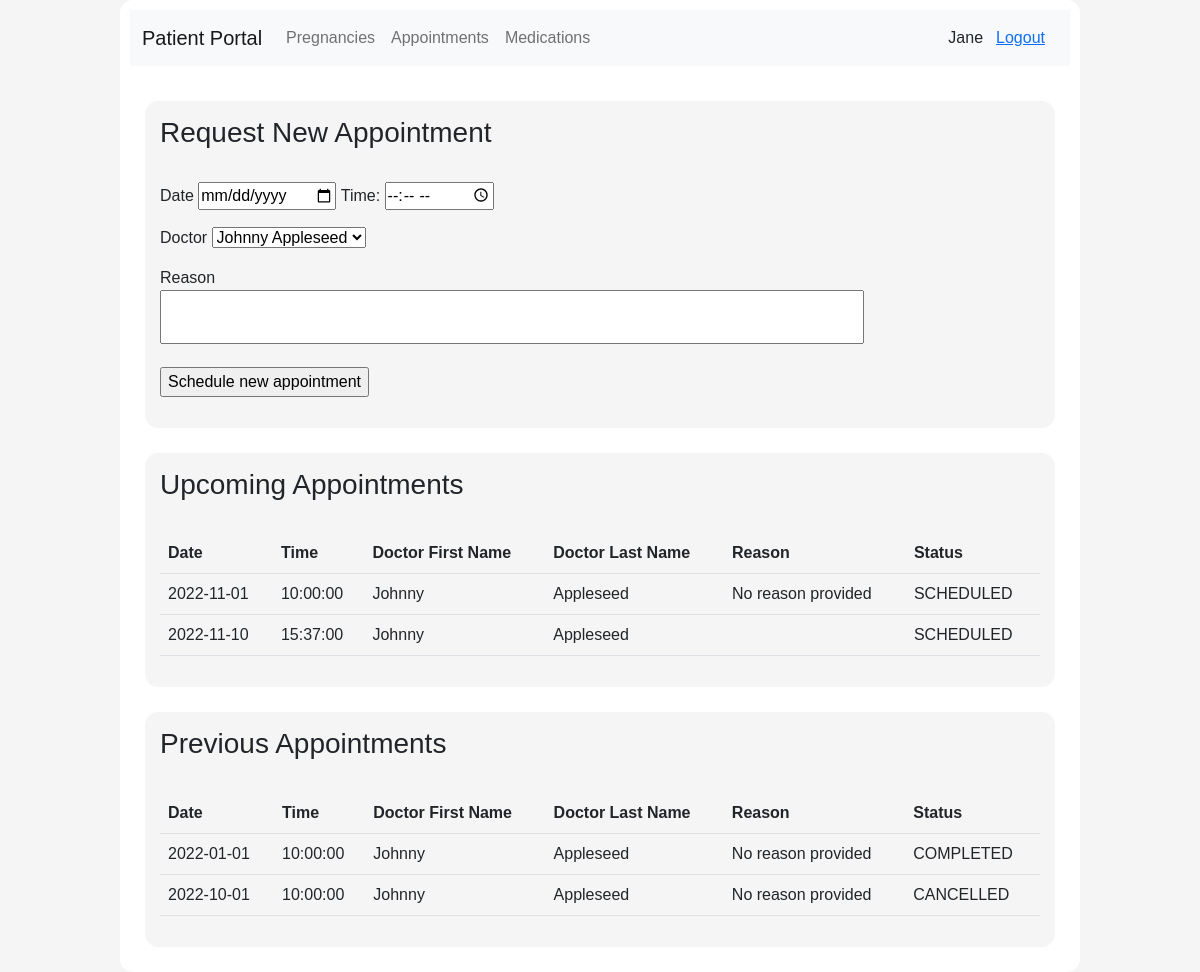
Page /html/patient/patientAppointments.php (signed in) on the committed database.
### tables this page shows
CREATE TABLE `appointments` (
  `id` int(11) UNSIGNED NOT NULL,
  `apptDate` date NOT NULL,
  `apptTime` time NOT NULL,
  `status` enum('COMPLETED','REQUESTED','SCHEDULED','CANCELLED') NOT NULL DEFAULT 'REQUESTED',
  `patientId` int(11) NOT NULL,
  `doctorId` int(11) NOT NULL,
  `reason` varchar(255) NOT NULL DEFAULT 'No reason provided'
);

CREATE TABLE `Users` (
  `id` int(11) UNSIGNED NOT NULL,
  `first_name` varchar(255) DEFAULT NULL,
  `last_name` varchar(255) DEFAULT NULL,
  `email` varchar(255) DEFAULT NULL,
  `userpassword` varchar(64) NOT NULL,
  `role` enum('ADMIN','DOCTOR','PATIENT') DEFAULT NULL,
  `username` varchar(255) NOT NULL,
  `assigned_doctorId` int(11) DEFAULT NULL,
  `birthdate` date DEFAULT NULL,
  `phone` varchar(255) DEFAULT NULL,
  `address` varchar(255) DEFAULT NULL,
  `emerCon_name` varchar(255) DEFAULT NULL,
  `emerCon_phone` varchar(255) DEFAULT NULL,
  `emerCon_relation` varchar(255) DEFAULT NULL
);

### html/patient/patientAppointments.php (the view, shortened to what this page needs)
<!DOCTYPE html>
<html lang="en">
  <head>
    <link
      href="https://cdn.jsdelivr.net/npm/bootstrap@5.2.2/dist/css/bootstrap.min.css"
      rel="stylesheet"
    />
    <link rel="stylesheet" href="../../css/style.css?v=<?php echo time(); ?>" />
  </head>
  <body>
    <?php
    $sessionUserId = $_SESSION['sessionUserId'];
    $sessionFirstName = $_SESSION['sessionFirstName'];
    $sessionLastName = $_SESSION['sessionLastName'];
    ?>
    <div class="body">
      <header>
      <nav class="navbar navbar-expand-lg navbar-light bg-light justify-content-center nav-fill">
        <div class="container-fluid">
          <a class="navbar-brand mb-0 h1" href="patientPortal.php">Patient Portal</a>
          <div class="collapse navbar-collapse" id="navbarNavAltMarkup">
            <div class="navbar-nav me-auto">
              <a class="nav-link" href="patientPregnancies.php">Pregnancies</a>
              <a class="nav-link" href="patientAppointments.php">Appointments</a>
              <a class="nav-link" href="patientMedications.php">Medications</a>
            </div>
            <?php echo $sessionFirstName . " " . $sessionLastName; ?>
            <button type="button" class="btn btn-light" style="float: right;"><a href="../logout.php">Logout</a></button>
          </div>
        </div>
      </nav>
    </header>
      <section>
        <h3>Request New Appointment</h3>
        <br>
        <form name="frmContact" method="post" action="../AddAppointment.php">
          <p>
          <label for="date">Date</label>
            <input type="date" name="inputDate" id="inputDate" required>
            <label for="time">Time:</label>
            <input type="time" id="inputTime" name="inputTime">
          </p>
          <p>
            <label for="doctor">Doctor</label>
            <select name="inputDoctor" required>
              <?php
              $conn = mysqli_connect("localhost", "root", "", "pregnancy");
              $sql = "SELECT id,first_name,last_name FROM users WHERE role='DOCTOR'";
              $result = mysqli_query($conn, $sql);
              $resultsArray = mysqli_fetch_all($result);
              for ($i = 0; $i < sizeof($resultsArray); $i++){
                $doctorId = $resultsArray[$i][0];
                $fullName = $resultsArray[$i][1] . ' ' . $resultsArray[$i][2];
                echo '<option value="',$doctorId, '">', $fullName, '</option>';
              }
              ?>
            </select>
          </p>
          <p>
            <label for="Reason">Reason</label> <br>
            <textarea type="text" name="inputReason" id="inputReason"></textarea>
          </p>
          <p>
            <input type="submit" name="Submit" id="Submit" value="Schedule new appointment">
          </p>
        </form>
      </section>
      <section>
        <h3>Upcoming Appointments</h3>
        <br>
        <?php
        $sql_apt = "SELECT apptDate,apptTime,doctorId,reason,status FROM appointments WHERE patientId=$sessionUserId and status='SCHEDULED'";
        $result_apt = mysqli_query($conn, $sql_apt);
        $resultsArray_apt = mysqli_fetch_all($result_apt);
        ?>
        <table class="table table-hover">
          <thead>
            <tr>
              <th scope="col">Date</th>
              <th scope="col">Time</th>
              <th scope="col">Doctor First Name</th>
              <th scope="col">Doctor Last Name</th>
              <th scope="col">Reason</th>
              <th scope="col">Status</th>
            </tr>
          </thead>
          <tbody>
        <?php
        for ($i = 0; $i < sizeof($resultsArray_apt); $i++){
          echo "<tr>";
          for ($j = 0; $j < 5; $j++) {
            if($j == 2) {
              $doctorId = $resultsArray_apt[$i][2];
              $sql = "SELECT first_name,last_name FROM Users WHERE id=$doctorId";
              $result = mysqli_query($conn, $sql);
              $resultArray = mysqli_fetch_all($result);
              echo "<td>",$resultArray[0][0],"</td>";
              echo "<td>",$resultArray[0][1],"</td>";
              $j+=1;
            }
            echo "<td>",$resultsArray_apt[$i][$j],"</td>";
          }
          echo "</tr>";
        }
        echo "</tbody>", "</table>";
        ?>
      </section>
      <section>
        <h3>Previous Appointments</h3>
        <br>
        <?php
        $sql_apt = "SELECT apptDate,apptTime,doctorId,reason,status FROM appointments WHERE patientId=$sessionUserId and (status='COMPLETED' or status='CANCELLED')";
        $result_apt = mysqli_query($conn, $sql_apt);
        $resultsArray_apt = mysqli_fetch_all($result_apt);
        ?>
        <table class="table table-hover">
          <thead>
            <tr>
              <th scope="col">Date</th>
              <th scope="col">Time</th>
              <th scope="col">Doctor First Name</th>
              <th scope="col">Doctor Last Name</th>
              <th scope="col">Reason</th>
              <th scope="col">Status</th>
            </tr>
          </thead>
          <tbody>
        <?php
        for ($i = 0; $i < sizeof($resultsArray_apt); $i++){
          echo "<tr>";
          for ($j = 0; $j < 5; $j++) {
            if($j == 2) {
              $doctorId = $resultsArray_apt[$i][2];
              $sql = "SELECT first_name,last_name FROM Users WHERE id=$doctorId";
              $result = mysqli_query($conn, $sql);
              $resultArray = mysqli_fetch_all($result);
              echo "<td>",$resultArray[0][0],"</td>";
              echo "<td>",$resultArray[0][1],"</td>";
              $j+=1;
            }
            echo "<td>",$resultsArray_apt[$i][$j],"</td>";
          }
          echo "</tr>";
        }
        echo "</tbody>", "</table>";
        ?>
      </section>
    </div>
  </body>
</html>

### css/style.css (style rules this page uses)
body { background-color: whitesmoke; display: flex; justify-content: center; align-items: center; font-family: 'Noto Sans JP', sans-serif; }
header { background-color: white; border-top-left-radius: 10pt; border-top-right-radius: 10pt; padding: 10px; text-align: center; }
.body { background-color: white; border-radius: 10pt; width: 80%; min-height: 100vh; display: block; justify-content: center; align-items: center; }
section { background-color: whitesmoke; margin: 25px; padding: 15px; border-radius: 10pt; }
textarea { width: 80%; resize: none; }

### rows in the picture
appointments: apptDate "2022-11-01", apptTime "10:00:00", reason "No reason provided", status "SCHEDULED"
users: first_name "Johnny", last_name "Appleseed"
appointments: apptDate "2022-11-10", apptTime "15:37:00", status "SCHEDULED"
appointments: apptDate "2022-01-01", apptTime "10:00:00", reason "No reason provided", status "COMPLETED"
appointments: apptDate "2022-10-01", apptTime "10:00:00", reason "No reason provided", status "CANCELLED"

### other values in the picture
$sessionFirstName "Jane"
form field inputDoctor "Johnny Appleseed"
